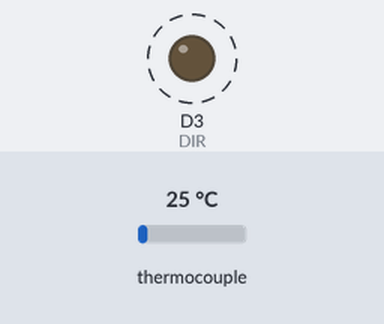
Bench run of a sketch on a simulated ESP8266 (NodeMCU). On the bench: output pins drawn as LEDs (lit = HIGH). Dashed ring = blinking. The test bench sets the inputs (shaded band); at power-on: thermocouple 25 °C. WiFi joins after 1.5 s; servers stay silent unless stated; the Firebase database answers and starts empty; what the sketch prints to the serial monitor is not drawn.

Above: at 2.04 s.
Timing chart, 0 to 4.5 s (numbered marks = the images above):
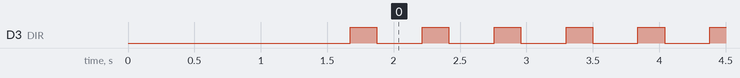

Measured:
- by itself, D3 (DIR): alternates HIGH for 0.20 s and LOW for 0.34 s

The sketch:

NodeMCU_Coding.ino
```cpp
#include <SoftwareSerial.h>
#include<string.h>
#include <ArduinoJson.h>
#include <FirebaseArduino.h>
#include <ESP8266WiFi.h>


#include <max6675.h>

SoftwareSerial RS485 (D4, D8);  //RX, TX

#define FIREBASE_HOST "finalyear-17dc5.firebaseio.com"
#define FIREBASE_AUTH "JX8NZUIbovnfYFMhSnE6Zcv0VeKAmD7CpOtUHlAt"

#define WIFI_SSID "Doctors"
#define WIFI_PASSWORD "noman1122"


#define SW1 D2

#define DIR D3               //Enable Pin (LOW for Reciver, HIGH for transmitter)


char str[20];                 //String to Store Complete ASCII value from PLC
char data[5];                 //String to Store Data Values     (0x0000-0xFFFF)
char reg[5];                  //String to Store Register Number (0x0000-0xFFFF)
char address;                 //String to Store Master Address  (0x01-0xFF)
boolean sw1;
long RX;                      //Variable to Store the Read ASCII Value
int i = 0,t=0,a=0,b=99;
long Values;
unsigned int decValue = 0;
long value;

int temp=0,temp1=0,temp2=0,temp3=0,prox1=0,prox2=0,prox3=0,setTemp=0;

String total,control,emergency;

  int arr[]={34,64,98};


// ThermoCouple
#define S01 D5
#define S02 D6
#define S03 D7
#define CS D0
#define SC D1


MAX6675 thermocouple1(SC, CS, S01);
MAX6675 thermocouple2(SC, CS, S02);
MAX6675 thermocouple3(SC, CS, S03);


void reciever();
void transmitter();

void txCondition();

void setup() {
  Serial.begin(9600);
  RS485.begin(9600);

  WiFi.begin(WIFI_SSID, WIFI_PASSWORD);
  Serial.print("connecting");
 while (WiFi.status() != WL_CONNECTED) {
  Serial.print(".");
  delay(500);
 }
 Serial.println();
 Serial.print("connected: ");
 Serial.println(WiFi.localIP());
 Firebase.begin(FIREBASE_HOST, FIREBASE_AUTH);


  pinMode(DIR, OUTPUT);
  digitalWrite(DIR, LOW);

}

void loop() {
  // put your main code here, to run repeatedly:
//  sw1 = digitalRead(SW1);   //Switch 1

//if(sw1 == HIGH){
//    digitalWrite(DIR, HIGH);
//    RS485.write(62);  //Sending the value to PLC
//
//    delay(200);
//    digitalWrite(DIR, LOW);
//    delay(100);
//}


//    digitalWrite(DIR, HIGH);
////    delay(250);
//    RS485.write(62);  //Sending the value to PLC
////delay(100);
//    digitalWrite(DIR, LOW);
////        delay(100);
////          delay(60);
//    delay(200);


      if(a==3){
  a=0;
  }


  emergency = Firebase.getString("emergency");
  delay(20);
//  setTemp = Firebase.getInt("setTemp");
//  delay(20);


     control=String(temp)+","+emergency;


  arr[0]=control.substring(0,2).toInt();
  arr[1]=control.substring(3,4).toInt();
  arr[2]=control.substring(5,8).toInt();

//       Serial.println(arr[a]);
//   b = Firebase.getInt("setTemp");
//  delay(20);
//  Serial.println(emergency);
//  Serial.println(t);
//  sw1 = digitalRead(SW1);   //Switch

//    temp1=thermocouple1.readCelsius();
    temp2=thermocouple2.readCelsius();
    temp3=thermocouple3.readCelsius();
    temp = ((temp2+temp2+temp3)/3);


//if(sw1 == HIGH){
//    digitalWrite(DIR, HIGH);
//    RS485.write(69);  //Sending the value to PLC
//    digitalWrite(DIR, LOW);
//    delay(100);
////    delay(20);
//}

    //Serial.print("ThermoCouple1: ");
    //Serial.println(a);
    //Firebase.setFloat("Temperature_1", thermocouple1.readCelsius());

   // Serial.print("ThermoCouple2: ");
   // Serial.println(b);
   // Firebase.setFloat("Temperature_2", thermocouple2.readCelsius());

   // Serial.print("ThermoCouple3: ");
   // Serial.println(c);
   // Firebase.setFloat("Temperature_3", thermocouple3.readCelsius());


  transmitter();
  txCondition();
  reciever();
  //  char hexNum[] = "FFFF";
  value = hexadecimalToDecimal(data);

}

void txCondition()
{

  if (!strcmp(reg, "0000"))
  {
    if (!strcmp(data, "0005"))
    {
prox1=1;
prox2=0;
prox3=0;
    }
    else if (!strcmp(data, "0006"))
    {

prox1=0;
prox2=1;
prox3=0;
    }
    else if (!strcmp(data, "0007"))
    {
prox1=0;
prox2=0;
prox3=1;
    }
    else if (!strcmp(data, "0008"))
    {
prox1=0;
prox2=0;
prox3=0;
    }
  }
  total=String(prox1)+","+String(prox2)+","+String(prox3)+","+String(temp2)+","+String(temp2)+","+String(temp3);
    Firebase.setString("NodeMCU",total);
    delay(20);
//    Serial.println(total);
//
//  delay(80);


}

void transmitter()
{
  if (Serial.available())
  {
    RX = Serial.read();            // Read the byte
    //  Serial.write(RX);           // To Print ASCII Value
    if (RX == '0')                // Starting Address of bit to pick the sequence
    {
      while (1)
      {
        if (Serial.available())
        {
          RX = Serial.read();      //Read the byte
          //        Serial.write(RX);
          str[i] = RX;            //To store the values (Address[0], Register[3]-[6], Data[7]-[10])
          i++;
          if (RX == ':')          //To end the sequence
          {
            i = 0;
            break;
          }
        }
      }
   }
//   Serial.print("Address: ");
//  Serial.print(address);
//  Serial.print("  -   Register No: ");
//  Serial.print(reg);
//  Serial.print("  -   Data: ");
//  Serial.print(data);
//  Serial.print("  -   Value: ");
//  Serial.println(value);
  }


  address = str[0];               //Storing the value in address

  reg[0] = str[3]; //hex          //Storing the value in register array
  reg[1] = str[4];
  reg[2] = str[5];
  reg[3] = str[6];

  data[0] = str[7]; //hex         //Storing the value in data array
  data[1] = str[8];
  data[2] = str[9];
  data[3] = str[10];


//
  //  Serial.print("  -   Values: ");
  //  Serial.println(Values);

//  if(sw1 == HIGH){
    digitalWrite(DIR, HIGH);
    delay(100);

    RS485.write(arr[a]);  //Sending the value to PLC
    delay(100);
//    RS485.write(69);  //Sending the value to PLC
//
//    RS485.write(32);  //Sending the value to PLC
//    delay(100);

    digitalWrite(DIR, LOW);
//    delay(100);
////    delay(20);
//}
a++;
}


void reciever()
{
//    t = Firebase.getInt("data");
//


//if(sw1 == HIGH){
//    digitalWrite(DIR, HIGH);
//    RS485.write(44);  //Sending the value to PLC
//    digitalWrite(DIR, LOW);
//    delay(100);
////    delay(20);
//}


//    digitalWrite(DIR, HIGH);
//    RS485.write(65);  //Sending the value to PLC
//    digitalWrite(DIR, LOW);
//    delay(50);


//   else if(a == 2){
//    digitalWrite(DIR, HIGH);
//    RS485.write(10);
//    digitalWrite(DIR, LOW);
//    delay(50);
//  }
//  else if(a == 3){
//    digitalWrite(DIR, HIGH);
//    RS485.write(60);
//    digitalWrite(DIR, LOW);
//    delay(50);
//  }

//    digitalWrite(DIR, HIGH);
//    RS485.write(emergency);
//    digitalWrite(DIR, LOW);
//    delay(10);

//    digitalWrite(DIR, LOW);

//    delay(50);

//    digitalWrite(DIR, HIGH);
//    RS485.write(t);               //Sending the value to PLC
//    digitalWrite(DIR, LOW);
//    delay(50);
//
//    digitalWrite(DIR, HIGH);
//    RS485.write(emergency);               //Sending the value to PLC
//    digitalWrite(DIR, LOW);
//    delay(50);

  //Serial.print(sw1);

}

// Converting from Hex to Decimal:

// NOTE: This function can handle a positive hex value from 0 - 65,535 (a four digit hex string).
//       For larger/longer values, change "unsigned int" to "long" in both places.


int hexadecimalToDecimal(char hexVal[])
{
  int len = strlen(hexVal);

  // Initializing base value to 1, i.e 16^0
  int base = 1;

  int dec_val = 0;

  // Extracting characters as digits from last character
  for (int i = len - 1; i >= 0; i--)
  {
    // if character lies in '0'-'9', converting
    // it to integral 0-9 by subtracting 48 from
    // ASCII value.
    if (hexVal[i] >= '0' && hexVal[i] <= '9')
    {
      dec_val += (hexVal[i] - 48) * base;

      // incrementing base by power
      base = base * 16;
    }

    // if character lies in 'A'-'F' , converting
    // it to integral 10 - 15 by subtracting 55
    // from ASCII value
    else if (hexVal[i] >= 'A' && hexVal[i] <= 'F')
    {
      dec_val += (hexVal[i] - 55) * base;

      // incrementing base by power
      base = base * 16;
    }
  }

  return dec_val;
}
```
